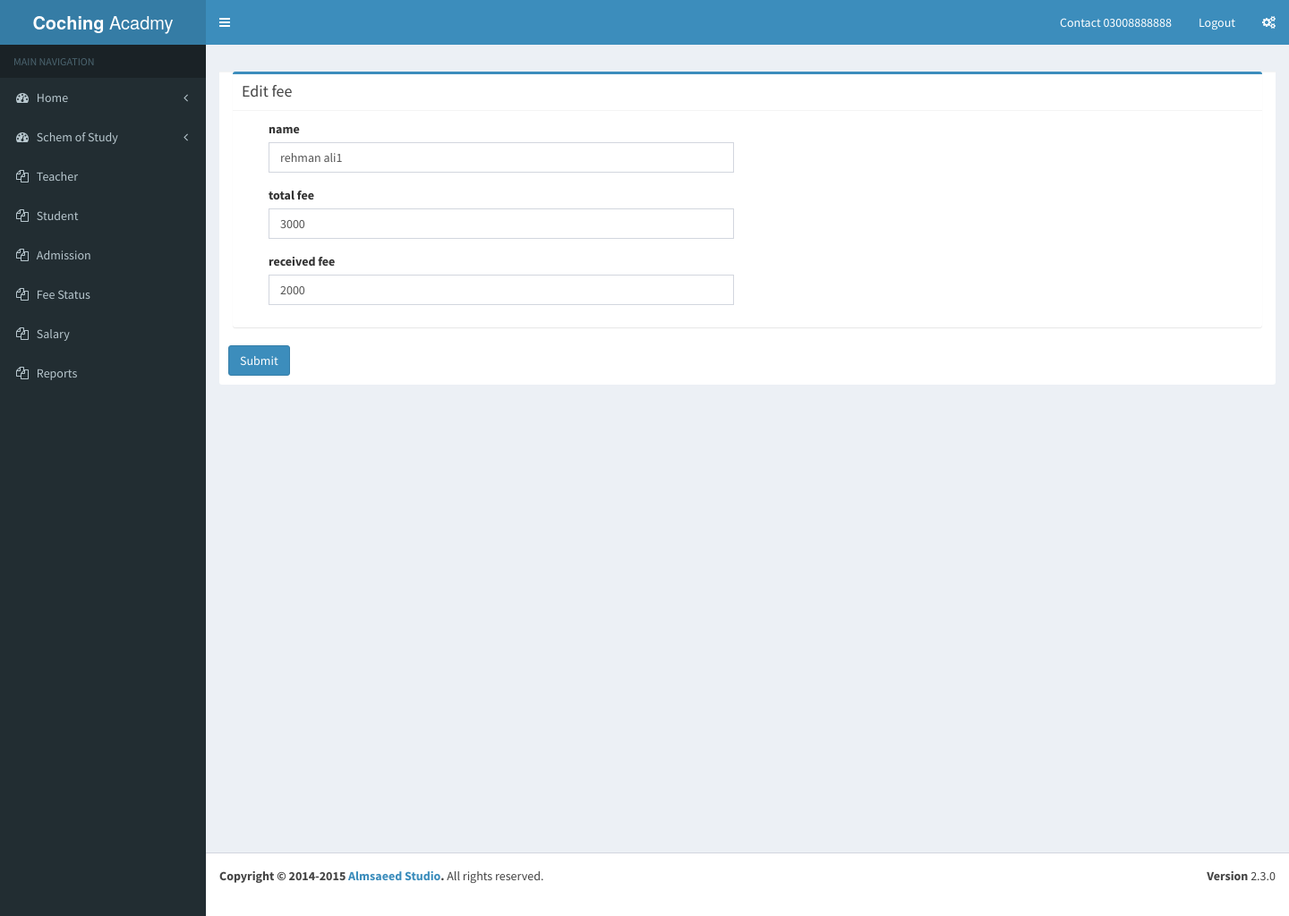
Page /fee_edit.php?id=5 on the committed database.
### tables this page shows
CREATE TABLE `fee` (
  `s.no` int(255) NOT NULL,
  `name` varchar(255) NOT NULL,
  `total_fee` varchar(255) NOT NULL,
  `received` varchar(255) NOT NULL
);

### fee_edit.php (the view, shortened to what this page needs)
<?php
include 'include/conn.php';
include 'include/header.php';
include 'include/leftsidebar.php';
$idget=$_GET['id'];
$sql = ("SELECT * FROM `fee` WHERE `s.no` = '$idget'");
$stmt = $conn->prepare($sql);
$stmt->execute();
$result = $stmt->fetchAll();
?>
      <div class="content-wrapper">
        <section class="content">
<section class="content">
          <div class="row">
            <div class="col-md-12">
              <div class="box box-primary">
                <div class="box-header with-border">
                  <h3 class="box-title">Edit fee</h3>
                </div>
                <form role="form" method="post">
                  <div class="box-body">
                    <div class="form-group col-md-12">
                     	<div class="col-md-6"> <label for="exampleInputEmail1">name</label>
                      <input type="text" name="name" class="form-control" id="exampleInputEmail1" placeholder="Enter Name" value="<?=$result[0]['name']?>">
					  </div>
					  	<div class="col-md-6"></div>
                    </div>
                    <div class="form-group col-md-12">
                    <div class="col-md-6">  <label for="exampleInputPassword1">total fee</label>
                      <input type="text" name="total_fee" class="form-control" id="exampleInputPassword1" placeholder="enter total fee" value="<?=$result[0]['total_fee']?>">
                      </div>
					  <div class="col-md-6"></div>
				   </div>
					 <div class="form-group col-md-12">
                      <div class="col-md-6"><label for="exampleInputPassword1">received fee</label>
                      <input type="text" name="received" class="form-control" id="exampleInputPassword1" placeholder="enter received fee" value="<?=$result[0]['received']?>">
                    </div>
					<div class="col-md-6"></div>
					</div>
                    </div>
				</div>
				</div>
                  <div class="box-footer">
                    <button type="submit" name="submit" class="btn btn-primary">Submit</button>
                  </div>
              </div>
        </section>
      </div>
</div>
<?php include 'include/footer.php';?>

### rows in the picture
fee: name "rehman ali1", total_fee "3000", received "2000"
